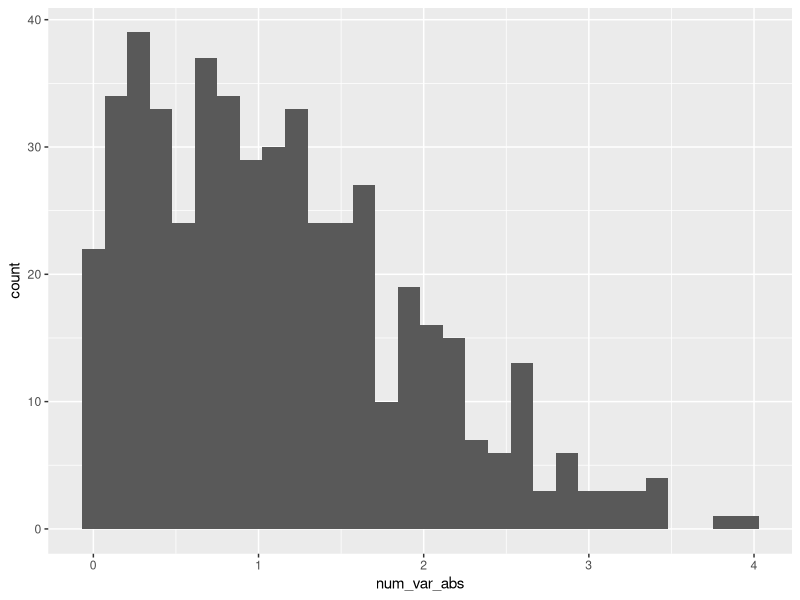

Generate this figure with R:
## ---- chunk 1
library(tidyverse)
## ---- chunk 2
samp = rnorm(100)
length(samp)
## ---- chunk 3
# can create variable and immediately use it with the tibble function (if they're in order)
# with base R dataframe function, you can't do this
my_df <- tibble(
  num_var = rnorm(500, mean = 1),
  log_var = if_else(num_var > 0, TRUE, FALSE),
  num_var_abs = abs(num_var)
)

ggplot(my_df,aes(x = num_var_abs)) +
  geom_histogram()
